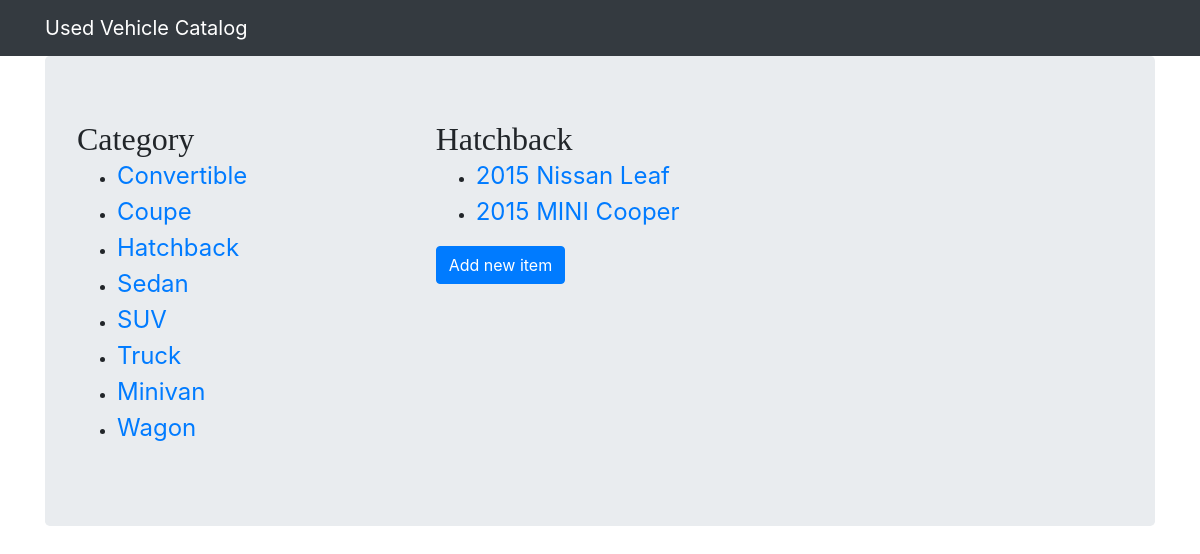
Page /catalog/Hatchback/items on the committed database.
### database_setup.py (models this page shows, shortened)
class Category(Base):
    __tablename__ = 'category'
    name = Column(String(250), primary_key=True)
    user_id = Column(Integer, ForeignKey('user.id'))
    user = relationship(User)

class Vehicle(Base):
    __tablename__ = 'vehicle'
    id = Column(Integer, primary_key=True)
    year = Column(Integer, nullable=False)
    make = Column(String(80), nullable=False)
    model = Column(String(80), nullable=False)
    trim = Column(String(80))
    price = Column(Float, nullable = False)
    mileage = Column(Integer, nullable = False)
    description = Column(String(250))
    image_url = Column(String(250))
    category_name = Column(String(80), ForeignKey('category.name'))
    category = relationship(Category, cascade="all, delete-orphan", single_parent=True)
    user_id = Column(Integer, ForeignKey('user.id'))
    user = relationship(User)

### project.py (the view)
@app.route('/catalog/<category_name>/items')
def categoryItems(category_name):
    categories = session.query(Category).all()
    category = session.query(Category).filter_by(name=category_name).one()
    items = session.query(Vehicle).filter_by(category_name=category.name)
    return render_template('category.html', categories=categories, items=items,
                           category=category, login_session=login_session,
                           state=get_state())

### project.py (called while the page is built)
def get_state():
    state = ''.join(random.choice(
            string.ascii_uppercase + string.digits) for x in xrange(32))
    login_session['state'] = state
    return state

### templates/category.html
{% extends "base.html" %} {% block content %}
<div class="jumbotron">
    <div class="row">
        <div class="col-4 category">
            <h2>Category</h2>
            <ul>
                {% for i in categories %}
                <li>
                    <a href="{{url_for('categoryItems', category_name=i.name)}}">{{i.name}}</a>
                </li>
                {% endfor %}
            </ul>
        </div>
        <div class="col-8 items">
            <h2>{{category.name}}</h2>
            <ul>
                {% for i in items %}
                <li>
                    <a href="{{url_for('item', category_name=i.category_name, item_id=i.id)}}">{{i.year}} {{i.make}} {{i.model}}</a>
                </li> {% endfor %}
            </ul>
            <a href="{{url_for('addVehicle', category_name=category.name)}}" class="btn btn-primary">Add new item</a>
        </div>
    </div>
</div>
{% endblock %}

### static/styles.css (style rules this page uses)
h2 { font-family: 'georgia', serif; margin: 0; font-size: 2em; }
a { font-size: 1.5em; }

### rows in the picture
Category: name "Convertible"
Category: name "Coupe"
Category: name "Hatchback"
Category: name "Sedan"
Category: name "SUV"
Category: name "Truck"
Category: name "Minivan"
Category: name "Wagon"
Vehicle: year "2015", make "Nissan", model "Leaf"
Vehicle: year "2015", make "MINI", model "Cooper"
